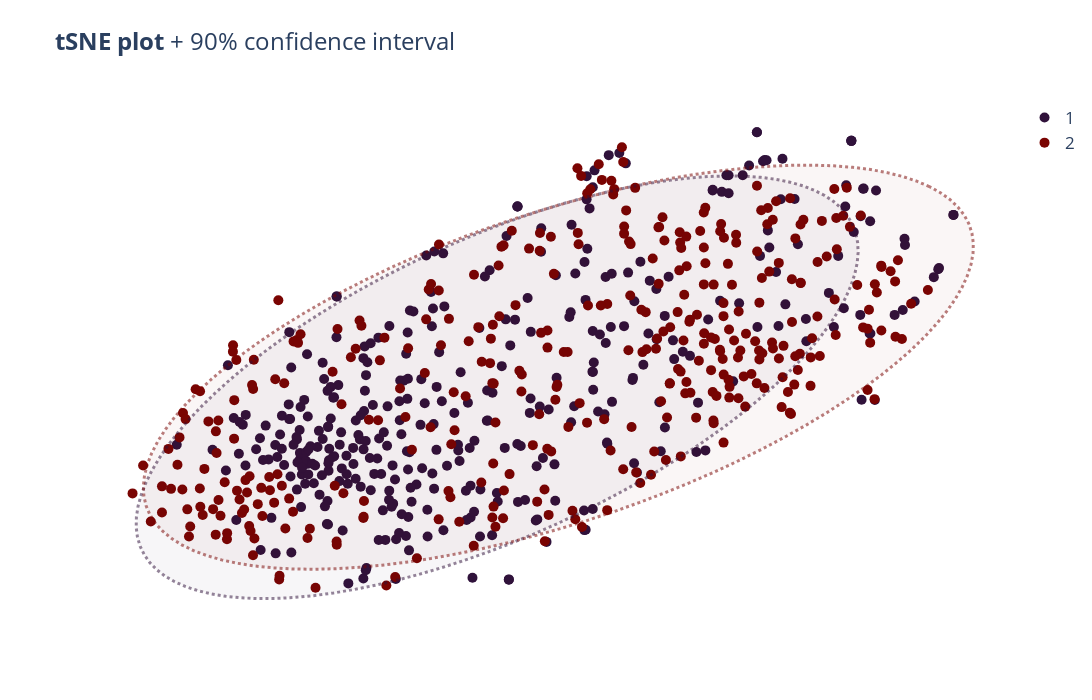

The cell this chart's notebook holds for it:
### Markdown cell above
# tSNE

### Code cell
labels = ["Group", "Recording", "Window"]

df_tsne, tsne_embedding = get_tsne_df(
    df=df,
    labels=labels,
    perplexity=30,
)

plot_dim_reduction(
    df=df_tsne,
    labels=labels,
    hue_col="Group",
    title="tSNE plot",
)
